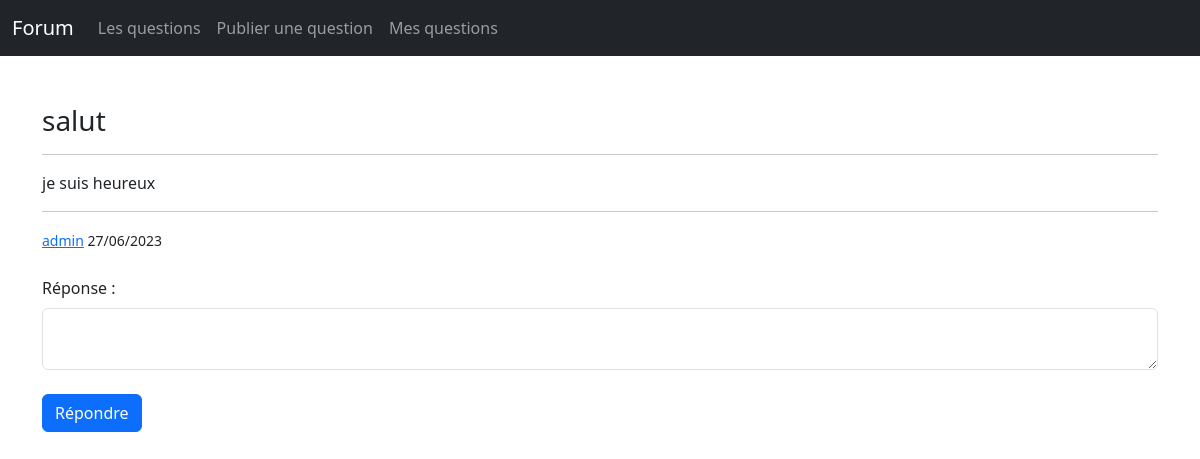
Page /article.php?id=2 on the committed database.
### tables this page shows
CREATE TABLE `questions` (
  `id` int(11) NOT NULL,
  `titre` text NOT NULL,
  `description` text NOT NULL,
  `contenu` text NOT NULL,
  `id_auteur` int(11) NOT NULL,
  `pseudo_auteur` varchar(255) NOT NULL,
  `date_publication` text NOT NULL
);

### actions/questions/showArticleContentAction.php (called while the page is built)
<?php
require('actions/database.php');
if(isset($_GET['id']) AND !empty($_GET['id'])){
$idOfTheQuestion = $_GET['id'];
$checkIfQuestionExists = $bdd->prepare('SELECT * FROM questions WHERE id = ?');
$checkIfQuestionExists->execute(array($idOfTheQuestion));
if($checkIfQuestionExists->rowCount() > 0){
        $questionsInfos = $checkIfQuestionExists->fetch();
        $question_title = $questionsInfos['titre'];
        $question_content = $questionsInfos['contenu'];
        $question_id_author = $questionsInfos['id_auteur'];
        $question_pseudo_author = $questionsInfos['pseudo_auteur'];
        $question_publication_date = $questionsInfos['date_publication'];
}else{
    $errorMsg = "Aucune question n'a été trouvée";
}
}else{
    $errorMsg = "Aucune question n'a été trouvée";
}
?>

### article.php (the view, shortened to what this page needs)
<?php
require('actions/questions/showArticleContentAction.php');
?>
<!DOCTYPE html>
<html lang="en">
<?php
include 'includes/head.php';
?>
<body>
   <?php
   include 'includes/navbar.php'; ?>
   <br><br>
   <div class="container">
   <?php
   if(isset($question_publication_date)){
    ?>
    <section class="show-content">
        <h3><?= $question_title; ?></h3>
        <hr>
        <p><?= $question_content; ?></p>
        <hr>
        <small><?= '<a href="profile.php?id='.$question_id_author.'">'.$question_pseudo_author. '</a> ' . $question_publication_date; ?></small>
    </section>
    <br>
    <section class="show-answers">
        <form class="form-group" method="POST">
        <div class="mb-3">
            <label for="exampleInputEmail1" class="form-label">Réponse :</label>
            <textarea name="answer"  class="form-control"></textarea>
            <br>
            <button class="btn btn-primary" type="submit" name="validate">Répondre</button>
        </div>
        </form>
    </section>
    <?php
   }
   ?>
   </div>
</body>
</html>

### rows in the picture
questions: titre "salut", contenu "je suis heureux", pseudo_auteur "admin", date_publication "27/06/2023"
